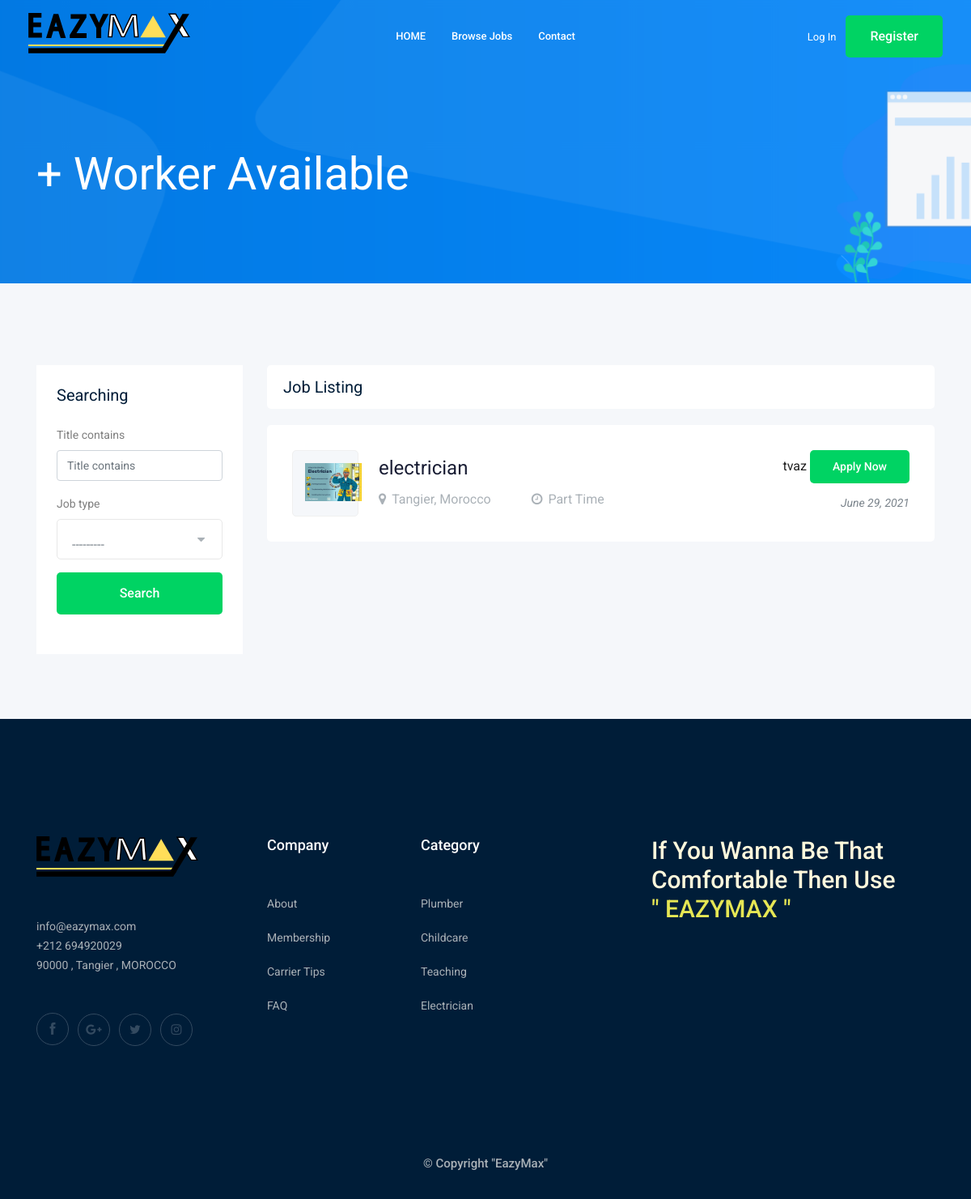
Before: /electrician/ with the older database file.
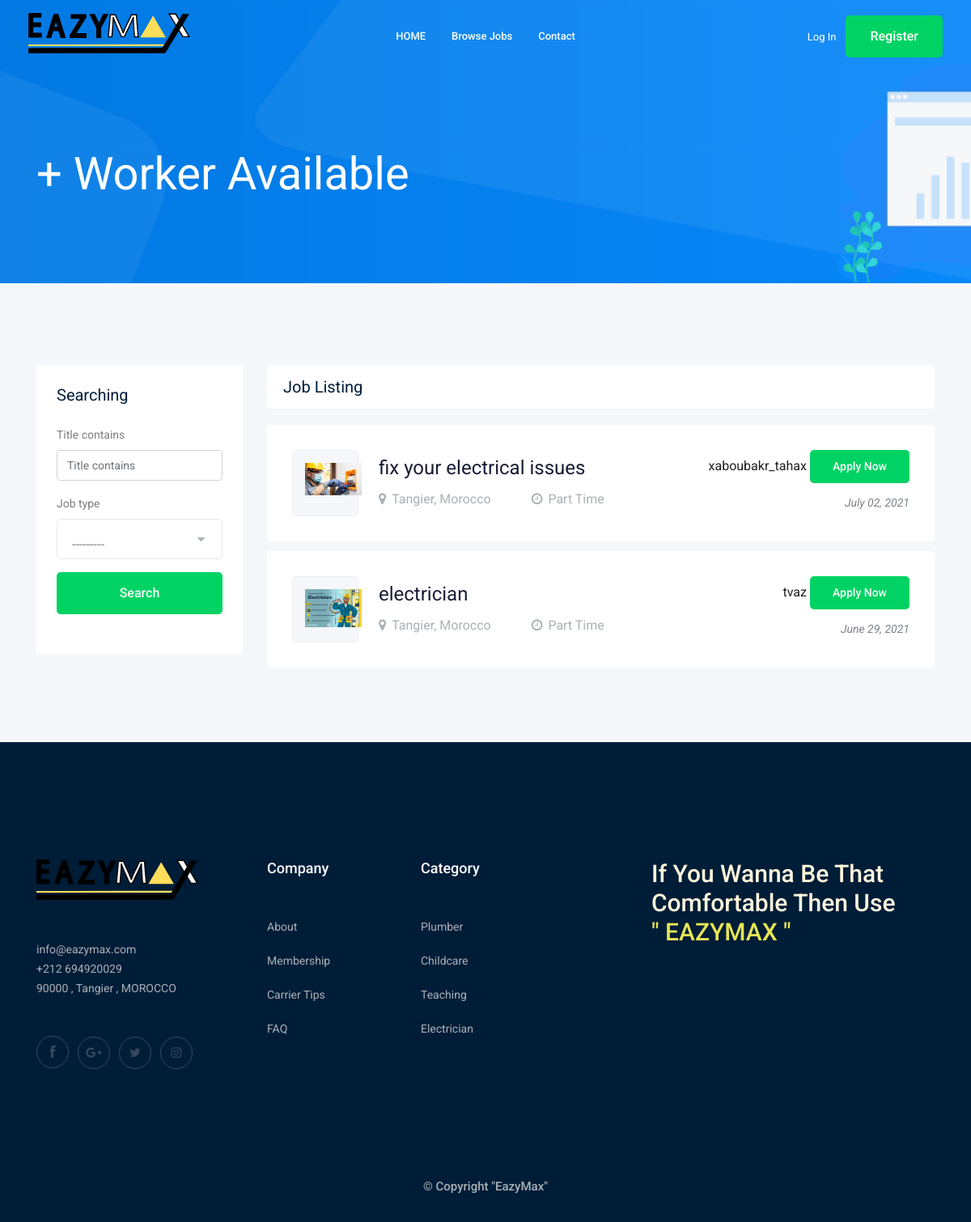
After: the same page with the newer database file.
### jobs/models.py (models this page shows, shortened)
class Job(models.Model):
    JOB_TYPE = (
        ('Full Time','Full Time'),
        ('Part Time','Part Time')
    )
    title = models.CharField(max_length=250)
    poster = models.ForeignKey(User,related_name='job_poster',on_delete=models.CASCADE)
    description = models.TextField(max_length=2000,blank=True,null=True)
    job_type = models.CharField(max_length=100,choices=JOB_TYPE,null=True,blank=True)
    date_posted = models.DateTimeField(auto_now_add=True)
    featured = models.BooleanField(default=False)
    image = models.ImageField(upload_to=image_upload,default="jobs/default.jpg")
    category = models.ForeignKey(Category,on_delete=models.CASCADE)
    class Meta:
        ordering = ('-date_posted',)

### home/views.py (the view)
# urls.py: path('electrician/',electrician,name="electrician"),
def electrician(request):
    jobs = Job.objects.filter(category=2)
    filter = JobFilter2(request.GET,queryset=jobs)
    jobs = filter.qs
    paginator = Paginator(jobs,9)
    page_number = request.GET.get('page')
    page_obj = paginator.get_page(page_number)
    context = {
        'jobs' : page_obj,
        'filter' : filter
    }
    return render(request,'categories/plumber.html',context)

### home/templates/categories/plumber.html (shortened to what this page needs)
{% extends 'base.html' %}
{% load bootstrap4 %}
{% block content %}
    <div class="bradcam_area bradcam_bg_1">
        <div class="container">
            <div class="row">
                <div class="col-xl-12">
                    <div class="bradcam_text">
                        <h3>{{jobs.count}}+ Worker Available</h3>
                    </div>
                </div>
            </div>
        </div>
    </div>
    <div class="job_listing_area plus_padding">
        <div class="container">
            <div class="row">
                <div class="col-lg-3">
                    <div class="job_filter white-bg">
                        <div class="form_inner white-bg">
                            <h3>Searching</h3>
                            <form method="GET">
                                {% bootstrap_form filter.form %}
                                <button  class="boxed-btn3 w-100 mt-3" type="submit">Search</button>
                            </form>
                        </div>
                        <br>
                    </div>
                </div>
                <div class="col-lg-9">
                    <div class="recent_joblist_wrap">
                        <div class="recent_joblist white-bg ">
                            <div class="row align-items-center">
                                <div class="col-md-6">
                                    <h4>Job Listing</h4>
                                </div>
                            </div>
                        </div>
                    </div>
                    <div class="job_lists m-0">
                        <div class="row">
                            {% for job in jobs %}
                                <div class="col-lg-12 col-md-12">
                                    <div class="single_jobs white-bg d-flex justify-content-between">
                                        <div class="jobs_left d-flex align-items-center">
                                            <div class="thumb">
                                                <img style="width: 70px;" src="{{job.image.url}}"alt="">
                                            </div>
                                            <div class="jobs_conetent">
                                                <a href="{% url 'jobs:job_detail' job.id %}"><h4>{{job.title}}</h4></a>
                                                <div class="links_locat d-flex align-items-center">
                                                    <div class="location">
                                                        <p> <i class="fa fa-map-marker"></i>Tangier, Morocco</p>
                                                    </div>
                                                    <div class="location">
                                                        <p> <i class="fa fa-clock-o"></i>{{job.job_type}}</p>
                                                    </div>
                                                </div>
                                            </div>
                                        </div>
                                        <div class="jobs_right">
                                            <div class="apply_now">
                                                <a href="{% url 'accounts:profile' job.poster.id %}">{{job.poster}}</i> </a>
                                                <a href="{% url 'jobs:job_detail' job.id %}" class="boxed-btn3">Apply Now</a>
                                            </div>
                                            <div class="date">
                                                <p>{{job.date_posted|date:"F d, Y"}}</p>
                                            </div>
                                        </div>
                                    </div>
                                </div>
                            {% endfor %}
                        </div>
                    </div>
                </div>
            </div>
        </div>
    </div>
{% endblock %}

### templates/base.html (shortened to what this page needs)
{% load static %}
<!doctype html>
<html class="no-js" lang="zxx">
<head>
    <link rel="stylesheet" href="{% static 'css/bootstrap.min.css' %}">
    <link rel="stylesheet" href="{% static 'css/owl.carousel.min.css' %}">
    <link rel="stylesheet" href="{% static 'css/magnific-popup.css' %}">
    <link rel="stylesheet" href="{% static 'css/font-awesome.min.css' %}">
    <link rel="stylesheet" href="{% static 'css/themify-icons.css' %}">
    <link rel="stylesheet" href="{% static 'css/nice-select.css' %}">
    <link rel="stylesheet" href="{% static 'css/flaticon.css' %}">
    <link rel="stylesheet" href="{% static 'css/jquery-ui.css' %}">
    <link rel="stylesheet" href="{% static 'css/gijgo.css' %}">
    <link rel="stylesheet" href="{% static 'css/animate.min.css' %}">
    <link rel="stylesheet" href="{% static 'css/slicknav.css' %}">
    <link rel="stylesheet" href="{% static 'css/style.css' %}">
</head>
<body>
    {% include 'parts/navbar.html' %}
    {% block content %}
    {% endblock %}
    {% include 'parts/footer.html' %}
</body>
</html>

### templates/parts/navbar.html (shortened to what this page needs)
{% load static %}
<header>
    <div class="header-area">
        <div id="sticky-header" class="main-header-area">
            <div class="container-fluid ">
                <div class="header_bottom_border">
                    <div class="row align-items-center">
                        <div class="col-xl-3 col-lg-2">
                            <div class="logo">
                                <a href="{% url 'home' %}">
                                </a>
                            </div>
                        </div>
                        <div class="col-xl-6 col-lg-7">
                            <div class="main-menu  d-none d-lg-block">
                                <nav>
                                    <ul id="navigation">
                                        <li><a href="{% url 'home' %}">HOME</a></li>
                                        <li><a href="{% url 'jobs:job_list' %}">Browse Jobs</a></li>
                                        <li><a href="{% url 'contact:contact' %}">Contact</a></li>
                                    </ul>
                                </nav>
                            </div>
                        </div>
                        {% if user.is_authenticated %}
                            <div class="col-xl-3 col-lg-3 d-none d-lg-block">
                                <div class="Appointment">
                                    <div class="phone_num d-none d-xl-block">
                                        <a href="{% url 'logout' %}">LogOut</a>
                                    </div>
                                    <div class="phone_num d-none d-xl-block">
                                        <a href="{% url 'accounts:profile' user.id %}">Profile</a>
                                    </div>
                                    <div class="d-none d-lg-block">
                                        <a class="boxed-btn3" href="{% url 'jobs:post_job' %}">Post A Job</a>
                                    </div>
                                </div>
                            </div>
                        {% else %}
                            <div class="col-xl-3 col-lg-3 d-none d-lg-block">
                                <div class="Appointment">
                                    <div class="phone_num d-none d-xl-block">
                                        <a href="{% url 'login' %}">Log In</a>
                                    </div>
                                    <div class="d-none d-lg-block">
                                        <a class="boxed-btn3" href="{% url 'accounts:signup' %}">Register</a>
                                    </div>
                                </div>
                            </div>
                        {% endif %}
                        <div class="col-12">
                        </div>
                    </div>
                </div>
            </div>
        </div>
    </div>
</header>

### templates/parts/footer.html (shortened to what this page needs)
{% load static %}
<footer class="footer">
    <div class="footer_top">
        <div class="container">
            <div class="row">
                <div class="col-xl-3 col-md-6 col-lg-3">
                    <div class="footer_widget wow fadeInUp" data-wow-duration="1s" data-wow-delay=".3s">
                        <div class="footer_logo">
                            <a href="{% url 'home' %}">
                            </a>
                        </div>
                        <p>
                            info@eazymax.com <br>
                            +212 694920029 <br>
                            90000 , Tangier , MOROCCO
                        </p>
                        <div class="socail_links">
                            <ul>
                                <li>
                                    <a href="#">
                                        <i class="ti-facebook"></i>
                                    </a>
                                </li>
                                <li>
                                    <a href="#">
                                        <i class="fa fa-google-plus"></i>
                                    </a>
                                </li>
                                <li>
                                    <a href="#">
                                        <i class="fa fa-twitter"></i>
                                    </a>
                                </li>
                                <li>
                                    <a href="#">
                                        <i class="fa fa-instagram"></i>
                                    </a>
                                </li>
                            </ul>
                        </div>
                    </div>
                </div>
                <div class="col-xl-2 col-md-6 col-lg-2">
                    <div class="footer_widget wow fadeInUp" data-wow-duration="1.1s" data-wow-delay=".4s">
                        <h3 class="footer_title">
                            Company
                        </h3>
                        <ul>
                            <li><a href="{% url 'about' %}">About </a></li>
                            <li><a href="#"> Membership</a></li>
                            <li><a href="#">Carrier Tips</a></li>
                            <li><a href="#">FAQ</a></li>
                        </ul>
                    </div>
                </div>
                <div class="col-xl-3 col-md-6 col-lg-3">
                    <div class="footer_widget wow fadeInUp" data-wow-duration="1.2s" data-wow-delay=".5s">
                        <h3 class="footer_title">
                            Category
                        </h3>
                        <ul>
                            <li><a href="#">Plumber</a></li>
                            <li><a href="#">Childcare</a></li>
                            <li><a href="#">Teaching</a></li>
                            <li><a href="#">Electrician</a></li>
                        </ul>
                    </div>
                </div>
                <div class="col-xl-4 col-md-6 col-lg-4">
                    <h2 style="color: cornsilk;">If You Wanna Be That Comfortable Then Use <br> <span style="color: rgb(230, 230, 84);">" EAZYMAX "</span> </h2>
                </div>
            </div>
        </div>
    </div>
    <div class="copy-right_text wow fadeInUp" data-wow-duration="1.4s" data-wow-delay=".3s">
        <div class="container">
            <div class="row">
                <div class="col-xl-12">
                    <p class="copy_right text-center">
                        &copy; Copyright "EazyMax"
                    </p>
                </div>
            </div>
        </div>
    </div>
</footer>

Changed rows visible on the page:
added Job: image (picture), title "fix your electrical issues", job_type "Part Time", poster "xaboubakr_tahax", date_posted "July 02, 2021"
